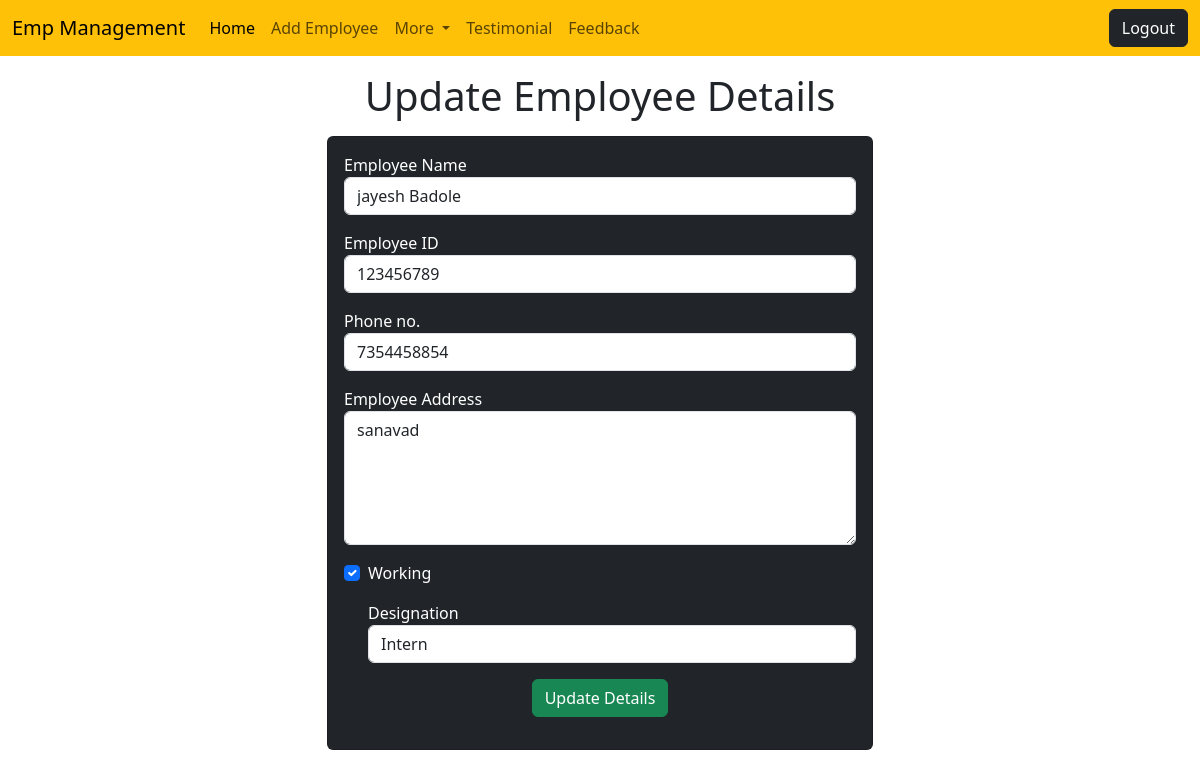
Page /update-emp/23 on the committed database.
### company/models.py (models this page shows, shortened)
class employee(models.Model):
    name=models.CharField(max_length=100)
    employee_id=models.CharField(max_length=100,)
    phone_no= models.CharField(max_length=10)
    address=models.CharField(max_length=150)
    Working = models.BooleanField(default=True)
    designation=models.CharField(max_length=100, choices=(('Intern','Intern'),
                                                   ('Jr. developer','Jr. developer'),
                                                   ('Senior developer','senior developer')))

### company/views.py (the view)
# urls.py: path("update-emp/<int:employee_id>",update_emp),
def update_emp(request,employee_id):
    emp = employee.objects.get(pk=employee_id)
    return render(request,"update.html",{"emp": emp })

### templates/update.html (shortened to what this page needs)
<!doctype html>
<html lang="en">
  <head>
    <link href="https://cdn.jsdelivr.net/npm/bootstrap@5.3.3/dist/css/bootstrap.min.css" rel="stylesheet">
  </head>
  <body>
    {% include 'navbar.html' %}
     <h1 class="text-center my-3">Update Employee Details</h1>
    <div class="container">
      <div class="row">
        <div class="col-md-6 offset-md-3">
          <div class="card bg-dark text-white">
            <div class="card-body">
              <form action="/do-update/{{emp.id}}" method="POST">
                <div class="mb-3">
                  <label for="name">Employee Name</label>
                  <input id="name" type="text" class="form-control" placeholder="enter emp Name" name="emp_name" value="{{emp.name}}">
                </div>
                <div class="mb-3">
                  <label for="id">Employee ID</label>
                  <input id="id" type="text" class="form-control" placeholder="enter employee id" name="emp_id" value="{{emp.employee_id}}">
                </div>
                <div class="mb-3">
                  <label for="phone">Phone no.</label>
                  <input id="phone" type="text" class="form-control" placeholder="enter phone no." name="emp_phone" value="{{emp.phone_no}}">
                </div>
                <div class="mb-3">
                  <label for="address">Employee Address</label>
                  <textarea id="address" class="form-control" rows="5" rows="10" name="emp_address" >{{emp.address}}</textarea>
                </div>
                <div class="mb-3 form-check">
                  <label for="working">Working</label>
                  <input {% if emp.Working %} checked {% endif %} id="working" type="checkbox" class="form-check-input" name="emp_working">
                </div>
                <div class="mb-3 form-check">
                  <label for="designation">Designation</label>
                  <select value="{{emp.designation}}" id="designation" class="form-control" name="emp_designation" >
                  <option value="Intern">Intern</option>
                  </select>
                </div>
                <div class="mb-3 text-center">
                  <button class="btn btn-success">Update Details</button>
                </div>
              </form>
            </div>
          </div>
        </div>
      </div>
    </div>
  </body>
</html>

### rows in the picture
employee: emp_name "jayesh Badole", emp_id "123456789", emp_phone "7354458854", emp_address "sanavad", Working "☑", emp_designation "Intern"
